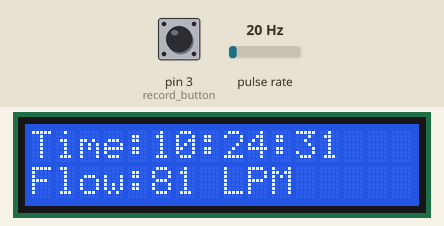
A sketch run on a simulated Arduino Uno, built with avr-gcc and run on an emulated ATmega328P. Shown: 16×2 character LCD. Wiring (inferred from the names in the program): pulse sensor: data pin 2. The inputs (shaded band) are chosen by the test bench; at power-on: pin 3 (record_button) LOW, pulse rate 20 Hz. The local clock reads 2024-03-15 10:24:30 at power-on unless the sketch sets it; storage starts empty.

Above: at 1.2 s.
1.3 s: pin 3 (record_button) pulled HIGH for 0.15 s
At 2.7 s:
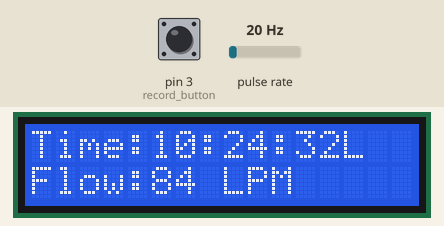
4.4 s: pulse rate (sensor on pin 2) set to 4 Hz
At 6.1 s:
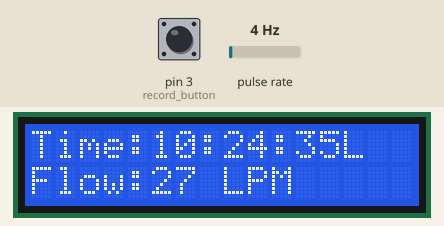
7.4 s: pin 3 (record_button) pulled HIGH for 1 s
At 8.2 s:
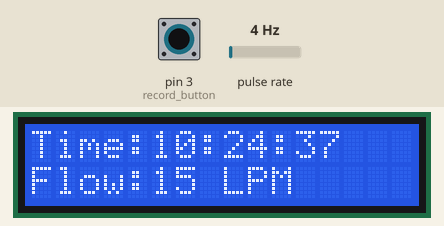
9.9 s: pulse rate (sensor on pin 2) set to 50 Hz
At 11.1 s:
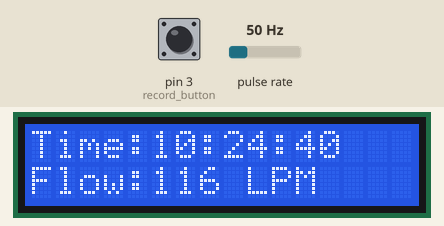
12.9 s: pulse rate (sensor on pin 2) set to 100 Hz
At 14.4 s:
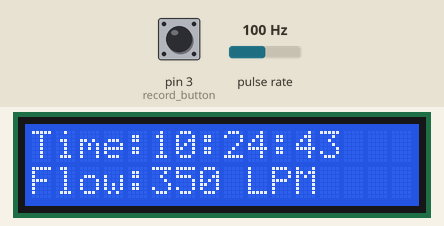
Timing chart, 0 to 15.9 s (numbered marks = the images above; inputs shaded):
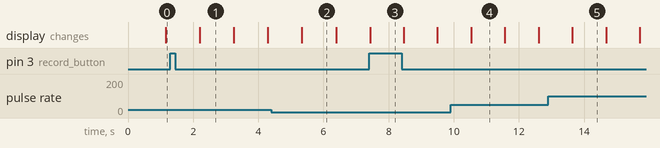

The sketch:

flowrate_logger.ino
```cpp
#include <Wire.h>
#include <LiquidCrystal_I2C.h>
#include <DS3231.h>
#include <SPI.h> //Library for SPI communication (Pre-Loaded into Arduino)
#include <SD.h> //Library for SD card (Pre-Loaded into Arduino)


int flowrate_sensor_pin = 2;
volatile int count;
unsigned long cloopTime;
volatile byte state = 0;


LiquidCrystal_I2C lcd(0x27, 16, 2);
DS3231  rtc(SDA, SCL);

/**
 * setup - sets the the necessary resources needed.
*/
void setup()
{
  int record_button = 3;

  pinMode(flowrate_sensor_pin,INPUT);
  digitalWrite(flowrate_sensor_pin, HIGH);
  pinMode(record_button,INPUT);
  attachInterrupt(digitalPinToInterrupt(flowrate_sensor_pin), flow, RISING);
  attachInterrupt(digitalPinToInterrupt(record_button), rec, RISING);
  lcd.begin();
  lcd.backlight();
  rtc.begin();
  Initialize_SDcard();


  }
/**
 * loop - main program that runs on a loop
*/
void loop()
{
  int flow_rate;

  flow_rate = read_flowrate();
  write_SDcard(flow_rate);
  lcd_print(flow_rate);

}

/**
 * read_flowrate - reads the flowrate from the hall sensor
 *
 * Return: flowrate
*/
int read_flowrate()
{
  int flow_rate;
  unsigned long current_time;

  current_time = millis();
   // Every second, calculate and print litres/hour
   if (current_time >= (cloopTime + 1000))
   {
      detachInterrupt(digitalPinToInterrupt(flowrate_sensor_pin));
      flow_rate = (((1000.0/(current_time-cloopTime))*count) / 0.2)/1.2;
      cloopTime = current_time; // Updates cloopTime
      count = 0; // Reset Counter
      attachInterrupt(digitalPinToInterrupt(flowrate_sensor_pin), flow, RISING);

   }

   return flow_rate;
}

/**
 * flow - increases value of count on each interrupt
*/
void flow()
{
   count++;
}

/**
 * lcd_print - prints flowrate and logging status on the lcd
 * @flowrate: flowrate
*/
void lcd_print(int flowrate)
{
   lcd.clear();
   lcd.setCursor(0, 0);
   lcd.print("Time:");
   lcd.print(rtc.getTimeStr());
   if (state == 1)
   {
    lcd.print("L");
   }
   lcd.setCursor(0, 1);
   lcd.print("Flow:");
   lcd.print(flowrate);
   lcd.print(" LPM");
   delay(1000);
}

/**
 * Initialize_SDcard - initializes the SD card
*/
void Initialize_SDcard()
{
  const int chipSelect = 53; //SD card CS pin connected to pin 53 of Arduino

  if (!SD.begin(chipSelect))
  {
    lcd.clear();
    lcd.setCursor(0, 0);
    lcd.print("Insert SD Card");
    delay(4000);
    lcd.clear();
    return;
  }

  File dataFile = SD.open("LoggerCD.txt", FILE_WRITE);
  if (dataFile)
  {
      dataFile.println("Time, Flowrate(LPM)");
      dataFile.close();
  }
}
/**
 * write_SDcard - logs the flowrate and time to the SDcard
 * @flowrate: flowrate
*/
void write_SDcard(int flowrate)
{

  File dataFile = SD.open("LoggerCD.txt", FILE_WRITE);

  if (dataFile && state==1)
  {
      dataFile.print(rtc.getDateStr()); //Store date on SD card
      dataFile.print(" ");
      dataFile.print(rtc.getTimeStr());
      dataFile.print(","); //Move to next column using a ","
      dataFile.print(flowrate);
      dataFile.println(); //End of Row move to next row
      dataFile.close(); //Close the file
  }

}
/**
 * rec - starts and stops logging on iterrupt button
*/
void rec()
{
  state=!state;
}
```

Measured:
- after the input at 1.3 s, the display: changes after 0.91 s (image 1)
- after the input at 7.4 s, the display: changes at once (image 3)
- what the display in image 1 shows lasts 1.1 s, from 2.2 s to 3.3 s
